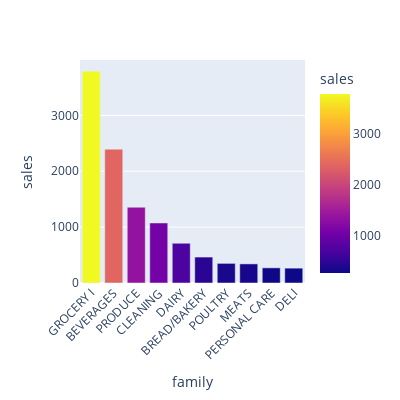

The notebook cell saved with this chart:
### Code cell
fig = px.bar(df_fa_sa, y='sales', x='family',color='sales', barmode='group', height=400,width=400)
fig.update_layout(xaxis_tickangle=-45)
fig

### Figure 1 — Plotly figure (JSON) as saved in the notebook; plotly's stock layout.template omitted (floating-point values rounded to 4 significant figures)
{"data": [{"alignmentgroup": "True", "hovertemplate": "family=%{x}<br>sales=%{marker.color}<extra></extra>", "legendgroup": "", "marker": {"color": [3790.0, 2395.0, 1355.0, 1074.0, 711.2, 464.2, 351.1, 342.0, 271.2, 265.6], "coloraxis": "coloraxis", "pattern": {"shape": ""}}, "name": "", "offsetgroup": "", "orientation": "v", "showlegend": false, "textposition": "auto", "type": "bar", "x": ["GROCERY I", "BEVERAGES", "PRODUCE", "CLEANING", "DAIRY", "BREAD/BAKERY", "POULTRY", "MEATS", "PERSONAL CARE", "DELI"], "xaxis": "x", "y": [3790.0, 2395.0, 1355.0, 1074.0, 711.2, 464.2, 351.1, 342.0, 271.2, 265.6], "yaxis": "y"}], "layout": {"barmode": "group", "coloraxis": {"colorbar": {"title": {"text": "sales"}}, "colorscale": [[0, "#0d0887"], [0.1111, "#46039f"], [0.2222, "#7201a8"], [0.3333, "#9c179e"], [0.4444, "#bd3786"], [0.5556, "#d8576b"], [0.6667, "#ed7953"], [0.7778, "#fb9f3a"], [0.8889, "#fdca26"], [1, "#f0f921"]]}, "height": 400, "legend": {"tracegroupgap": 0}, "margin": {"t": 60}, "width": 400, "xaxis": {"anchor": "y", "domain": [0, 1], "tickangle": -45, "title": {"text": "family"}}, "yaxis": {"anchor": "x", "domain": [0, 1], "title": {"text": "sales"}}}}
